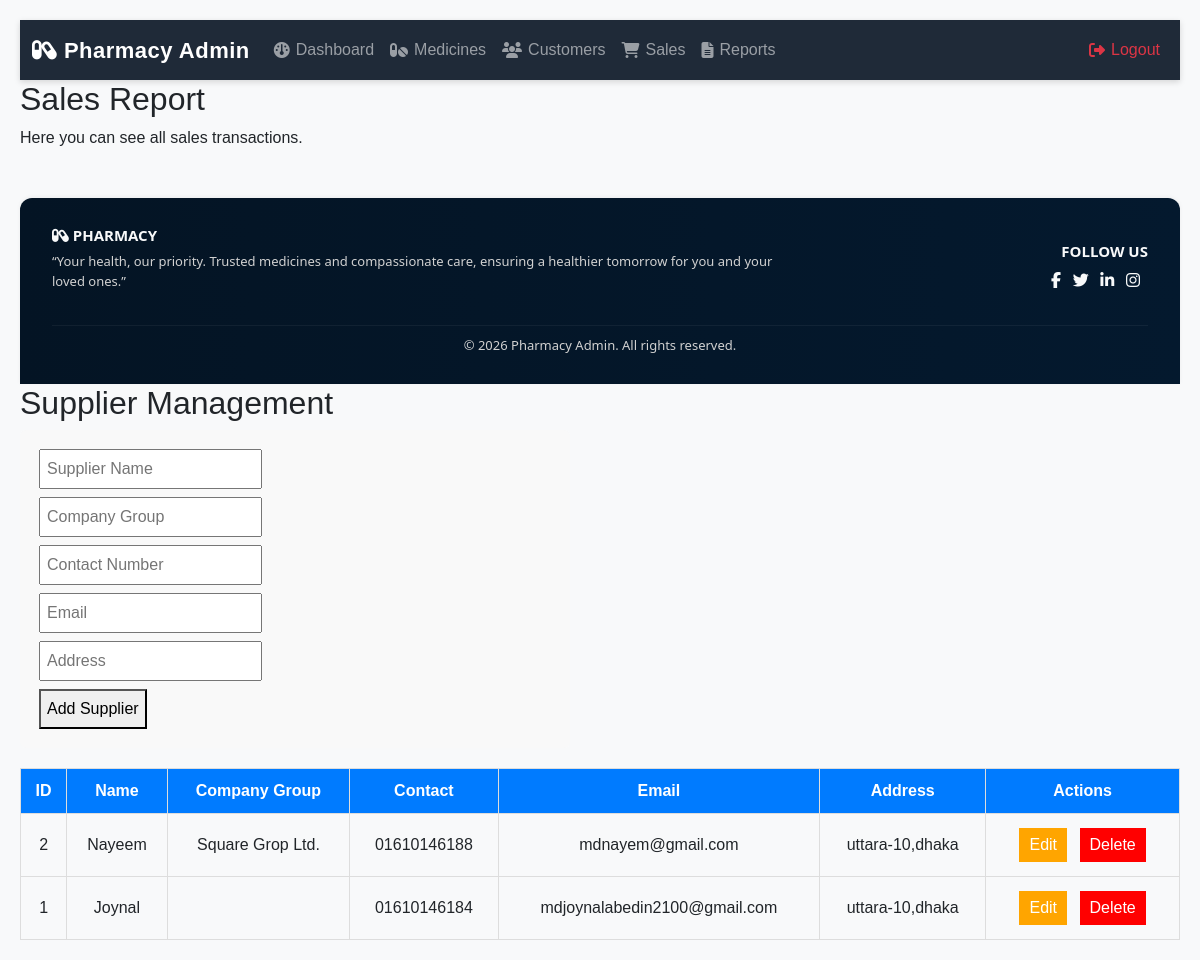
The app's page /pharmacy/suppliers.php with its own data.
### tables this page shows
CREATE TABLE `suppliers` (
  `id` int(11) NOT NULL,
  `name` varchar(100) NOT NULL,
  `company_group` varchar(100) DEFAULT NULL,
  `contact` varchar(50) DEFAULT NULL,
  `email` varchar(100) DEFAULT NULL,
  `address` varchar(255) DEFAULT NULL,
  `created_at` timestamp NOT NULL DEFAULT current_timestamp()
);

### pharmacy/suppliers.php (the view, shortened to what this page needs)
<?php include 'header.php'; ?>
<h2>Sales Report</h2>
<p>Here you can see all sales transactions.</p>
<?php include 'footer.php'; ?>
<?php
include 'db.php';
$result = $conn->query("SELECT * FROM suppliers ORDER BY id DESC");
?>
<!DOCTYPE html>
<html>
<head>
</head>
<body>
<h2>Supplier Management</h2>
<div class="form-box">
    <form method="post">
        <input type="text" name="name" id="name" placeholder="Supplier Name" required><br>
        <input type="text" name="company_group" id="company_group" placeholder="Company Group"><br>
        <input type="text" name="contact" id="contact" placeholder="Contact Number"><br>
        <input type="email" name="email" id="email" placeholder="Email"><br>
        <input type="text" name="address" id="address" placeholder="Address"><br>
        <button type="submit" name="add" id="addBtn">Add Supplier</button>
    </form>
</div>
<table>
    <tr>
        <th>ID</th>
        <th>Name</th>
        <th>Company Group</th>
        <th>Contact</th>
        <th>Email</th>
        <th>Address</th>
        <th>Actions</th>
    </tr>
    <?php while($row = $result->fetch_assoc()) { ?>
    <tr>
        <td><?= $row['id'] ?></td>
        <td><?= $row['name'] ?></td>
        <td><?= $row['company_group'] ?></td>
        <td><?= $row['contact'] ?></td>
        <td><?= $row['email'] ?></td>
        <td><?= $row['address'] ?></td>
        <td>
            <button class="btn-edit" onclick="editSupplier('<?= $row['id'] ?>','<?= $row['name'] ?>','<?= $row['company_group'] ?>','<?= $row['contact'] ?>','<?= $row['email'] ?>','<?= $row['address'] ?>')">Edit</button>
            <a href="suppliers.php?delete=<?= $row['id'] ?>" onclick="return confirm('Are you sure?')">
                <button class="btn-del">Delete</button>
            </a>
        </td>
    </tr>
    <?php } ?>
</table>
</body>
</html>

### pharmacy/header.php (style rules this page uses)
body { background-color: #f8f9fa; font-family: 'Segoe UI', Tahoma, Geneva, Verdana, sans-serif; margin: 0; padding: 0; }

### pharmacy/suppliers.php (style rules this page uses)
body { font-family: Arial; margin: 20px; }
table { border-collapse: collapse; width: 100%; margin-top: 20px; }
th, td { border: 1px solid #ddd; padding: 10px; text-align: center; }
th { background: #007bff; color: white; }
input, button { padding: 6px; margin: 4px; }
.form-box { background: #f9f9f9; padding: 15px; border-radius: 6px; width: 550px; }
.btn-del { background: red; color: white; padding: 5px 10px; border: none; cursor: pointer; }
.btn-edit { background: orange; color: white; padding: 5px 10px; border: none; cursor: pointer; }

### records on screen
suppliers: id "2", name "Nayeem", company_group "Square Grop Ltd.", contact "01610146188", email "mdnayem@gmail.com", address "uttara-10,dhaka"
suppliers: id "1", name "Joynal", contact "01610146184", email "mdjoynalabedin2100@gmail.com", address "uttara-10,dhaka"
